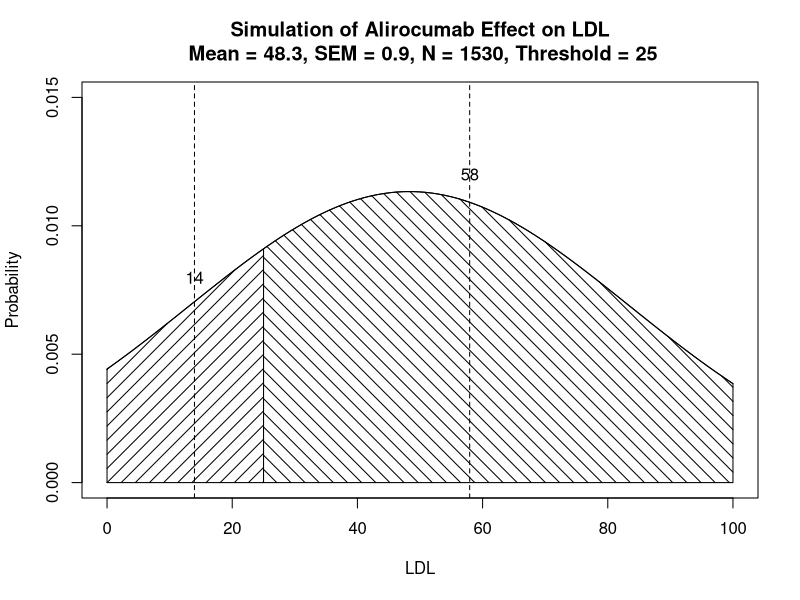

Write the R code that produced this figure.
# |-----------------------------------------------------------------------------------------------------|
# | Project: Means of truncated normal distributions                                                    |
# | Script:  Means of truncated normal distributions                                                    |
# | Author:  Davit Sargsyan                                                                             | 
# | Created: 11/23/2016                                                                                 |
# | Source:  https://assessingpsyche.wordpress.com/2014/06/04/using-the-truncated-normal-distribution/  |
# |-----------------------------------------------------------------------------------------------------|
# Data simulation is based on reported values from:
# "Efficacy and safety of alirocumab in reducing lipids and cardiovascular events", 
# Robinson et al, The New England Journal of Medicine, April 2015
# https://www.ncbi.nlm.nih.gov/pubmed/25773378

# Data----
mu <- 48.3
sem <- 0.9
N <- 1530
std <- sem*sqrt(N)
x <- seq(0, 100, 0.1)
y <- dnorm(x = x, 
           mean = mu, 
           sd = std)

# Function to calculate truncated distribution mean
MeanNormalTruncated <- function(mu = 0,
                                sigma = 1,
                                a = -Inf,
                                b = Inf){
  mu + sigma*(dnorm((a - mu)/sigma) - dnorm((b - mu)/sigma))/
    (pnorm((b - mu)/sigma) - pnorm((a - mu)/sigma))
}

# Calculate and plot expected values for given threshods----
# th <- 15
th <- 25

mu1 <- MeanNormalTruncated(mu = mu,
                           sigma = std,
                           a = 0,
                           b = th)
mu1

mu2 <- MeanNormalTruncated(mu = mu,
                           sigma = std,
                           a = th,
                           b = 100)
mu2

plot(y ~ x,
     type = "l",
     ylim = c(0, 0.015),
     xlab = "LDL",
     ylab = "Probability",
     main = paste(" Simulation of Alirocumab Effect on LDL",
                  "\n Mean = 48.3, SEM = 0.9, N = 1530, Threshold =",
                  th))
polygon(x = c(0, 
              seq(0, th, 0.1),
              th),
        y = c(0, 
              dnorm(x = seq(0, th, 0.1),
                    mean = mu,
                    sd = std),
              0),
        angle = 45,
        density = 10)
polygon(x = c(th, 
              seq(th, 100, 0.1),
              100),
        y = c(0, 
              dnorm(x = seq(th, 100, 0.1),
                    mean = mu,
                    sd = std),
              0),
        angle = -45,
        density = 10)
abline(v = c(mu1, mu2),
       lty = 2)
text(x = c(mu1, mu2),
     y = c(0.008, 0.012),
     labels = round(c(mu1, mu2)))